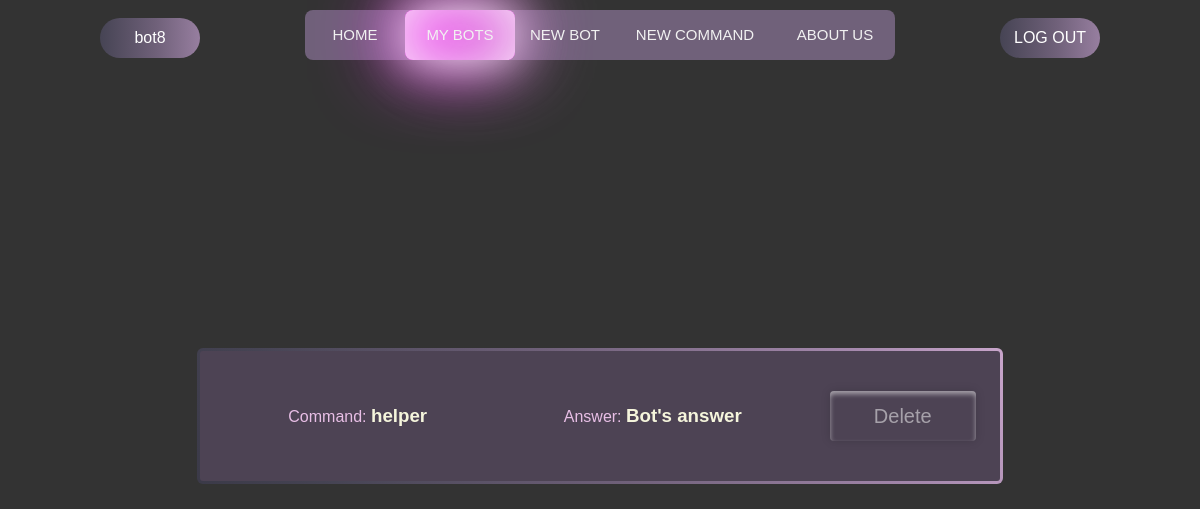
The app's page /bots/bot/BOT23/ (signed in), older data.
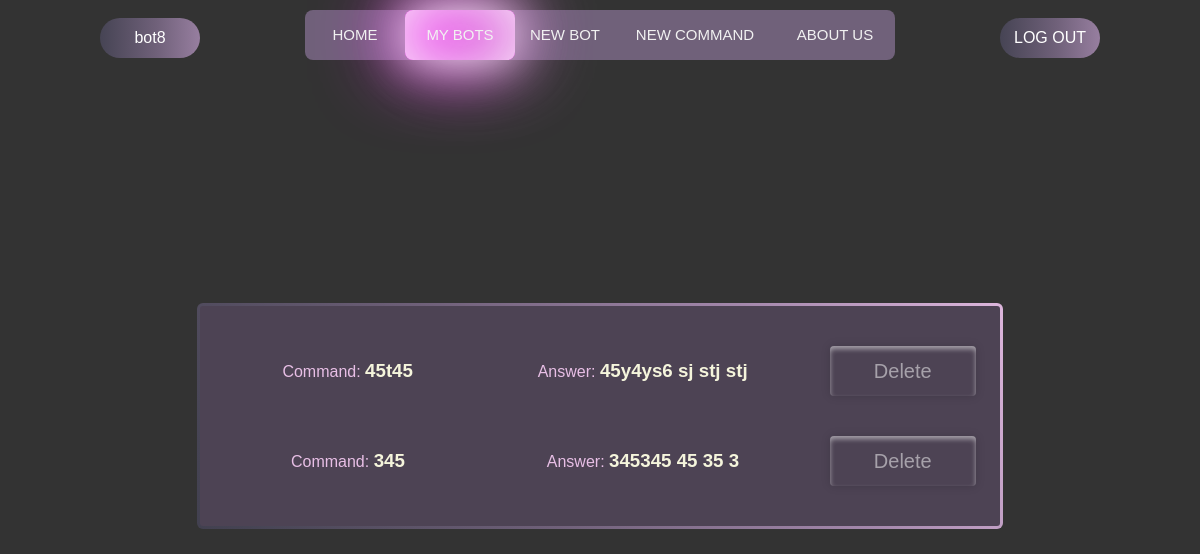
The same page, newer data.
### authentication/models.py (models this page shows)
class CustomUser(AbstractUser):
    email = models.EmailField('Email', unique=True)
    avatar = models.ImageField('Avatar', blank=True, upload_to=f'avatars/')
    telegram_id = models.CharField('Telegram id', blank=True, max_length=40)
    def __str__(self):
        return self.username

### constructor/models.py (models this page shows, shortened)
class Command(models.Model):
    bot_name = models.CharField('Name', max_length=30) # Будет вылазить выбор всех ботов пользователя
    bot_token = models.CharField('Token', null=True, blank=True, max_length=30)
    type = models.CharField('Type', default='command', max_length=10) # Тип команды бота
    message = models.CharField('', default='Target message', max_length=10) # Команда которая будет писаться через слеш
    answer = models.TextField('Answer', max_length=255) # Ответ на эту команду
    creating_date = models.DateTimeField('Date of changing', null=True, auto_now=True) # Дата изменения бота (создания новой команды)
    class Meta:
        verbose_name = 'Command'
        verbose_name_plural = 'Commands'
        ordering = ['creating_date']

### constructor/views.py (the view)
# urls.py: path('bot/<str:pk>/', BotCommandList.as_view(), name='bot-edit-page'),
class BotCommandList(LoginRequiredMixin, DetailView):
    template_name = 'constructor/bot_edit.html'
    def get(self, request, pk):
        return render(request,
                      self.template_name,
                      context={
                          "commands": Command.objects.all().filter(bot_name=pk),
                          'bot': pk
                      }
                      )

### constructor/templates/constructor/bot_edit.html (shortened to what this page needs)
{% extends 'main/base.html' %}
{% load static %}
{% block links %}
    <link rel="stylesheet" href="{% static 'constructor/css/add_command.css' %}">
    <link rel="stylesheet" href="{% static 'constructor/css/bot_edit.css' %}">
{% endblock %}
{% block div-animation %}<div class="animation start-bots"></div>{% endblock %}
{% block content %}
    <main>
        <div class="tasks-list gradient-border">
            <div class="overtask">
                <div class="task">
                    {% for command in commands %}
                        <div class="bot-info">
                            <span class="info">
                                <span>
                                    <p>Command:</p>
                                    <h3>{{ command.message }}</h3>
                                </span>
                                <span>
                                    <p>Answer:</p>
                                    <h3>{{ command.answer }}</h3>
                                </span>
                            </span>
                            <span>
                                <form action="{% url 'command-delete-page' command.id %}" method="post">{% csrf_token %}
                                    <input class="sub" type="submit" value="Delete">
                                </form>
                            </span>
                        </div>
                    {% endfor %}
                </div>
            </div>
        </div>
    </main>
{% endblock %}

### main/templates/main/base.html (shortened to what this page needs)
{% load static %}
<!DOCTYPE html>
<html lang="en">
<head>
  <link rel="stylesheet" href="{% static 'main/css/base.css' %}">
  {% block links %}
  {% endblock %}
</head>
<body>
  <header>
    <span class="fake">
      <p class="nickname">{{user}}</p>
    </span>
    <div class="header">
      <a class="btn-home header-button" href="{% url 'home' %}">Home</a>
      <a class="btn-addcommand header-button" href="{% url 'bots' %}">My bots</a>
      <a class="btn-bots header-button" href="{% url 'create-new-bot' %}">New bot</a>
      <a class="btn-newbot header-button" href="{% url 'bot-add-command' %}">New command</a>
      <a class="btn-about header-button" href="{% url 'about' %}">About us</a>
      {% block div-animation %}{% endblock %}
    </div>
    <span class="fake">
      {% if user.is_authenticated %}
        <a href="{% url 'logout' %}"><button class="log-btn">LOG OUT</button></a>
      {% else %}
        <a href="{% url 'authentication' %}"><button class="log-btn">LOG IN</button></a>
      {% endif %}
    </span>
  </header>
  {% block content %}
  {% endblock %}
</body>
</html>

### main/static/main/css/base.css (style rules this page uses)
.nickname { width: 100px; height: 40px; display: flex; justify-content: center; align-items: center; color: #fff; font-size: 16px; font-family: sans-serif; background: linear-gradient(90deg, #464454, #70617a, #a488ac, #e8bfe6, #e8bfe6, #a488ac, #70617a, #464454); background-size: 400%; border-radius: 30px; border-style:none; }
* { margin: 0; padding: 0; }
body { font-family: sans-serif; background: #333; display: flex; justify-content: center; flex-wrap: wrap; padding-top: 10px; height: 100vh; }
header { display: flex; justify-content: space-between; height: 7vh; width: 100% }
.header { position: relative; min-width: 590px; height: 50px; background-color: #70617a; border-radius: 8px; font-size: 0; }
.header-button { line-height: 50px; height: 100%; font-size: 15px; display: inline-block; position: relative; z-index: 2; text-decoration: none; text-transform: uppercase; text-align: center; color: #f1f1f1; cursor: pointer; }
.animation { position: absolute; height: 100%; top: 0; z-index: 0; transition: all .5s ease 0s; border-radius: 8px; }
.header-button:nth-child(1) { width: 100px; }
.header-button:nth-child(2) { width: 110px; }
.header-button:nth-child(3) { width: 100px; }
.header-button:nth-child(4) { width: 160px; }
.header-button:nth-child(5) { width: 120px; }
.start-bots, .header-button:nth-child(2):hover~.animation { width: 110px; left: 100px; background-color: #e8bfe6; transform: translateY(0); box-shadow: inset 0 0 60px whitesmoke, inset 20px 0 80px #f0f, inset -20px 0 80px rgb(140, 140, 140), inset 20px 0 300px #f0f, inset -20px 0 300px rgb(140, 140, 140), 0 0 50px #fff, -10px 0 80px #f0f, 10px 0 80px rgb(140, 140, 140); }
.fake { width: 300px; display: flex; justify-content: center; align-items: center; }
a { text-decoration: none; }
.log-btn { width: 100px; height: 40px; display: flex; justify-content: center; align-items: center; color: #fff; font-size: 16px; font-family: sans-serif; background: linear-gradient(90deg, #464454, #70617a, #a488ac, #e8bfe6, #e8bfe6, #a488ac, #70617a, #464454); background-size: 400%; border-radius: 30px; border-style:none; }
.log-btn:before { outline: none; content: ""; top: -5px; left: -5px; right: -5px; bottom: -5px; z-index: -1; background: linear-gradient(45deg, #2e2e3b, #464454, #70617a, #a488ac, #e8bfe6, #e8bfe6, #a488ac, #70617a, #464454, #2e2e3b); background-size: 400%; border-radius: 40px; opacity: 0; transition: 0.5s; }

### constructor/static/constructor/css/add_command.css (style rules this page uses)
select, input, textarea { color: rgb(0, 0, 0); padding: 12px; width: auto; border: none; font-size: 16.5px; box-shadow: 0 5px 25px rgba(0, 0, 0, 0.2); -webkit-appearance: button; appearance: button; outline: none; }
.sub { width: 150px; height: 50px; cursor: pointer; border: none; color: rgba(255,255,255,0.5); font-size: 20px; border-radius: 4px; box-shadow: inset 0px 3px 5px rgba(255,255,255,0.5), 0px 0px 10px rgba(0,0,0,0.15); background: rgb(2,0,36); background: linear-gradient(45deg, rgba(2,0,36,0) 5%, rgba(255,255,255,.5) 6%, rgba(255,255,255,0) 9%, rgba(255,255,255,.5) 10%, rgba(255,255,255,0) 17%, rgba(255,255,255,.5) 19%, rgba(255,255,255,0) 21%); background-size: 150%; background-position: right; transition: 1s; }
main { width: 100%; height: 100%; display: flex; justify-content: center; align-items: center; }
form { width: 97%; display: flex; justify-content: space-around; align-items: center; }
.tasks-list { padding: 20px; height: auto; margin-bottom: 100px; margin-left: 100px; margin-right: 100px; width: 1100px; border-radius: 10px; display: flex; justify-content: center; }
.overtask { width: 100%; }
.task { width: 100%; height: 120px; display: flex; justify-content: space-around; align-items: center; }
p { width: 100%; text-align: center; color: #e8bfe6 }
.gradient-border { --borderWidth: 3px; background: #4d4354; position: relative; border-radius: var(--borderWidth); }
.gradient-border:after { content: ""; position: absolute; top: calc(-1 * var(--borderWidth)); left: calc(-1 * var(--borderWidth)); height: calc(100% + var(--borderWidth) * 2); width: calc(100% + var(--borderWidth) * 2); background: linear-gradient( 60deg, #2e2e3b, #464454, #70617a, #a488ac, #e8bfe6, #e8bfe6, #a488ac, #70617a, #464454, #2e2e3b ); border-radius: calc(2 * var(--borderWidth)); z-index: -1; animation: animatedgradient 3s ease alternate infinite; background-size: 300% 300%; }

Row changes from the older to the newer data that the page shows:
removed Command: message "helper", answer "Bot's answer"
added Command: message "45t45", answer "45y4ys6 sj stj stj"
added Command: message "345", answer "345345 45 35 3"
